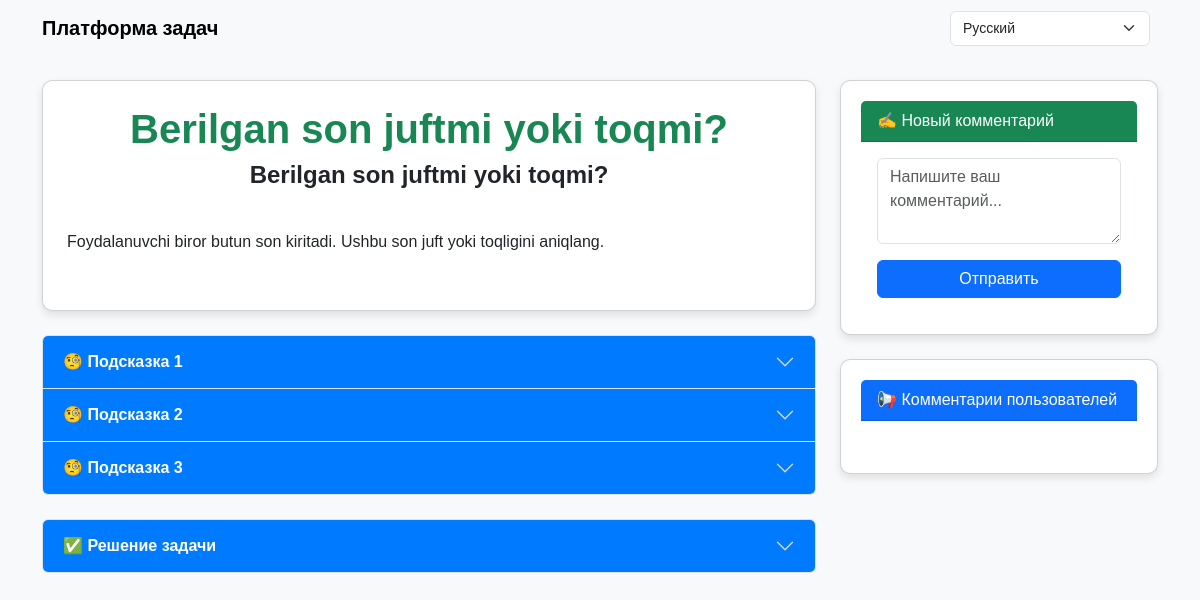
The page /index/10/ on the database its author committed.
### main/models.py (models this page shows, shortened)
class Tasks(models.Model):
    language = models.ForeignKey(Language, on_delete=models.CASCADE, blank=True, null=True)
    title = models.CharField(max_length=200)
    question = RichTextField(blank=True)
    desk = RichTextField(blank=True)
    solution = RichTextField(blank=True)
    index_id = models.IntegerField(default=0)
    status = models.IntegerField(default=0)

class Clue(models.Model):
    language = models.ForeignKey(Language, on_delete=models.CASCADE, blank=True, null=True)
    task = models.ForeignKey(Tasks, on_delete=models.CASCADE, blank=True, null=True)
    desk = RichTextField(blank=True)
    position = models.IntegerField(default=0)
    status = models.IntegerField(default=0)

### main/views.py (the view)
# urls.py: path('index/<int:index_id>/', index1Handler, name='index1'),  # ✅ To‘g‘ri URL ni qo‘shish
def index1Handler(request, index_id):
    language = Language.objects.filter(status=0)
    selected_lang_id = request.GET.get('lang', '1')
    lang_obj = Language.objects.filter(id=int(selected_lang_id)).first()
    selected_lang_code = lang_obj.code if lang_obj else 'ru'
    if request.POST:
        new_comment = Comment()
        new_comment.advice = request.POST.get('advice', '')
        new_comment.index_id = index_id
        new_comment.save()
        return redirect(f'/index/{index_id}/?lang={selected_lang_id}')
    task = Tasks.objects.get(id=int(index_id))
    clue = Clue.objects.filter(task=task, language=lang_obj)
    comment = Comment.objects.filter(index_id=index_id).order_by('-id')
    return render(request, 'index1.html', {
        'language': language,
        'task': task,
        'clue': clue,
        'comment': comment,
        'selected_lang_id': selected_lang_id,
        'selected_lang_code': selected_lang_code,
        'translations': TRANSLATIONS[selected_lang_code]
    })

### templates/index1.html (shortened to what this page needs)
<!DOCTYPE html>
<html lang="en">
<head>
    <link href="https://cdn.jsdelivr.net/npm/bootstrap@5.3.3/dist/css/bootstrap.min.css" rel="stylesheet">
    <link rel="stylesheet" href="/static/css/style.css">
</head>
<body>
<nav class="navbar navbar-expand-lg navbar-light bg-light">
    <div class="container">
        <a class="navbar-brand" href="/index/?lang={{ selected_lang_id }}">{{ translations.site_title }}</a>
        <form method="get" class="d-flex">
            <select name="lang" class="form-select me-2" onchange="window.location.href='?lang='+this.value;">
                {% for lang in language %}
                <option value="{{ lang.id }}" {% if lang.id|stringformat:"s" == selected_lang_id %}selected{% endif %}>{{ lang.title }}</option>
                {% endfor %}
            </select>
        </form>
    </div>
</nav>
<div class="container mt-4">
    <div class="row">
        <div class="col-lg-8 col-md-7">
            <div class="card p-4">
                <h1 class="text-center text-success">{{ task.title }}</h1>
                <h4 class="text-center">{{ task.question|safe }}</h4>
                <p class="text-center">{{ task.desk|safe }}</p>
            </div>
            <div class="accordion mt-4" id="cluesAccordion">
                {% for i in clue %}
                <div class="accordion-item clue-item">
                    <h2 class="accordion-header" id="heading{{ i.id }}">
                        <button class="accordion-button collapsed" type="button" data-bs-toggle="collapse"
                                data-bs-target="#collapse{{ i.id }}" aria-expanded="false"
                                aria-controls="collapse{{ i.id }}">
                            {{ translations.clue }} {{ i.position }}
                        </button>
                    </h2>
                </div>
                {% endfor %}
            </div>
            <div class="accordion mt-4" id="solutionAccordion">
                <div class="accordion-item">
                    <h2 class="accordion-header" id="headingSolution">
                        <button class="accordion-button collapsed" type="button" data-bs-toggle="collapse"
                                data-bs-target="#collapseSolution" aria-expanded="false"
                                aria-controls="collapseSolution">
                            ✅ {{ translations.solution }}
                        </button>
                    </h2>
                </div>
            </div>
        </div>
        <div class="col-lg-4 col-md-5">
            <div class="card mb-4">
                <div class="card-header bg-success text-white">
                    {{ translations.new_comment }}
                </div>
                <div class="card-body">
                    <form method="post">
                        <div class="mb-3">
                            <textarea class="form-control" name="advice" rows="3"
                                      placeholder="{{ translations.write_comment }}"></textarea>
                        </div>
                        <button type="submit" class="btn btn-primary w-100">{{ translations.send }}</button>
                    </form>
                </div>
            </div>
            <div class="card">
                <div class="card-header bg-primary text-white">
                    {{ translations.user_comments }}
                </div>
                <div class="card-body comments-section">
                </div>
            </div>
        </div>
    </div>
</div>
</body>
</html>

### static/css/style.css (style rules this page uses)
body { background-color: #f8f9fa; font-family: 'Arial', sans-serif; }
.card { border-radius: 10px; box-shadow: 0 4px 8px rgba(0, 0, 0, 0.1); padding: 20px; }
h1, h4 { font-weight: bold; }
.navbar { background: #007bff; }
.navbar a { color: black; font-weight: bold; }
.navbar .form-select { width: 200px; font-size: 14px; }
@media (min-width: 992px) { .col-lg-8 { flex: 0 0 70%; max-width: 70%; } }
@media (min-width: 992px) { .col-lg-4 { flex: 0 0 30%; max-width: 30%; } }
.accordion-button { background-color: #007bff; color: white; font-weight: bold; }
.comments-section { max-height: 400px; overflow-y: auto; }
.accordion-button::after { filter: invert(1); }

### rows shown on the page
Tasks: title "Berilgan son juftmi yoki toqmi?", question "Berilgan son juftmi yoki toqmi?", desk "Foydalanuvchi biror butun son kiritadi. Ushbu son juft yoki toqligini aniqlang."
Clue: position "1"
Clue: position "2"
Clue: position "3"

### other values the page prints
{{ translations.site_title }} "Платформа задач"
{{ translations.solution }} "Решение задачи"
{{ translations.new_comment }} "✍️ Новый комментарий"
{{ translations.send }} "Отправить"
{{ translations.user_comments }} "📢 Комментарии пользователей"
form field lang "Русский"
